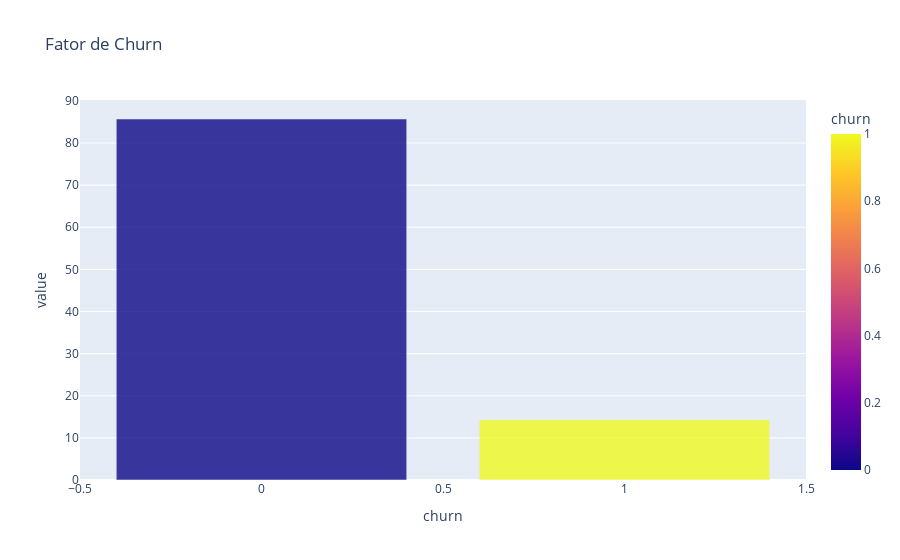

The notebook cell this image was saved under:
### Code cell
# Distribuição da variável target em percentual
contagem = df_employee['churn'].value_counts()/len(df_employee) * 100
fig = px.bar(contagem, title='Fator de Churn', color=contagem.index, opacity=0.8)

fig.update_layout(showlegend=False)
fig.show()

### Figure 1 — Plotly figure (JSON) as saved in the notebook; plotly's stock layout.template omitted (floating-point values rounded to 4 significant figures)
{"data": [{"hovertemplate": "churn=%{marker.color}<br>value=%{y}<extra></extra>", "legendgroup": "", "marker": {"color": [0, 1], "coloraxis": "coloraxis", "opacity": 0.8, "pattern": {"shape": ""}}, "name": "", "orientation": "v", "showlegend": false, "textposition": "auto", "type": "bar", "x": [0, 1], "xaxis": "x", "y": [85.7, 14.3], "yaxis": "y"}], "layout": {"barmode": "relative", "coloraxis": {"colorbar": {"title": {"text": "churn"}}, "colorscale": [[0, "#0d0887"], [0.1111, "#46039f"], [0.2222, "#7201a8"], [0.3333, "#9c179e"], [0.4444, "#bd3786"], [0.5556, "#d8576b"], [0.6667, "#ed7953"], [0.7778, "#fb9f3a"], [0.8889, "#fdca26"], [1, "#f0f921"]]}, "legend": {"tracegroupgap": 0}, "showlegend": false, "title": {"text": "Fator de Churn"}, "xaxis": {"anchor": "y", "domain": [0, 1], "title": {"text": "churn"}}, "yaxis": {"anchor": "x", "domain": [0, 1], "title": {"text": "value"}}}}
